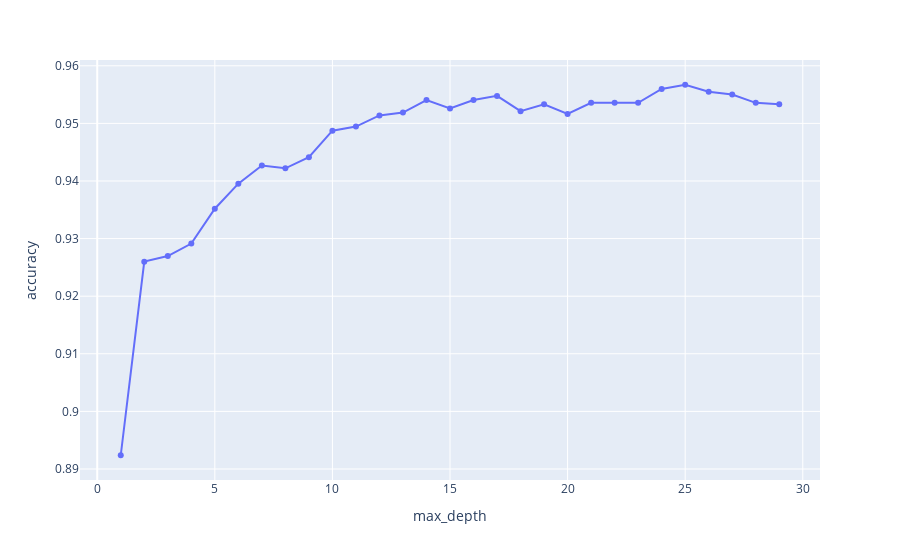

The cell this chart's notebook holds for it:
### Code cell
import plotly.express as px
results = pd.DataFrame(grid_search_dtc.cv_results_)
subset = results[['param_max_depth', 'mean_test_score']]
fig = px.line(subset, x="param_max_depth", y="mean_test_score", markers=True)
fig.update_xaxes(title_text="max_depth")
fig.update_yaxes(title_text="accuracy")
fig.show()

### Figure 1 — Plotly figure (JSON) as saved in the notebook; plotly's stock layout.template omitted (floating-point values rounded to 4 significant figures)
{"data": [{"hovertemplate": "param_max_depth=%{x}<br>mean_test_score=%{y}<extra></extra>", "legendgroup": "", "line": {"color": "#636efa", "dash": "solid"}, "marker": {"symbol": "circle"}, "mode": "markers+lines", "name": "", "orientation": "v", "showlegend": false, "type": "scatter", "x": [1, 2, 3, 4, 5, 6, 7, 8, 9, 10, 11, 12, 13, 14, 15, 16, 17, 18, 19, 20, 21, 22, 23, 24, 25, 26, 27, 28, 29], "xaxis": "x", "y": [0.8924, 0.926, 0.927, 0.9291, 0.9352, 0.9395, 0.9427, 0.9422, 0.9441, 0.9487, 0.9495, 0.9514, 0.9519, 0.9541, 0.9526, 0.9541, 0.9548, 0.9521, 0.9533, 0.9516, 0.9536, 0.9536, 0.9536, 0.956, 0.9567, 0.9555, 0.955, 0.9536, 0.9533], "yaxis": "y"}], "layout": {"autosize": true, "legend": {"tracegroupgap": 0}, "margin": {"t": 60}, "xaxis": {"anchor": "y", "autorange": true, "domain": [0, 1], "range": [-0.6976, 30.7], "title": {"text": "max_depth"}, "type": "linear"}, "yaxis": {"anchor": "x", "autorange": true, "domain": [0, 1], "range": [0.8874, 0.9617], "title": {"text": "accuracy"}, "type": "linear"}}}
